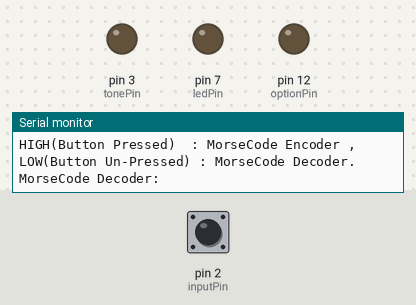
The sketch below on a simulated Arduino Uno, built with avr-gcc and run on an emulated ATmega328P. Parts: output pins drawn as LEDs (lit = HIGH), the last lines printed to the serial monitor. Dashed ring = blinking. Inputs (shaded band) come from the test bench; at power-on: pin 2 (inputPin) HIGH.

Above: at 1.2 s.
1.3 s: pin 2 (inputPin) pulled LOW for 0.15 s
At 1.37 s:
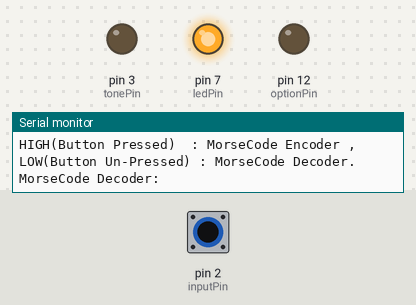
2.9 s: pin 2 (inputPin) pulled LOW for 1 s
At 5.3 s:
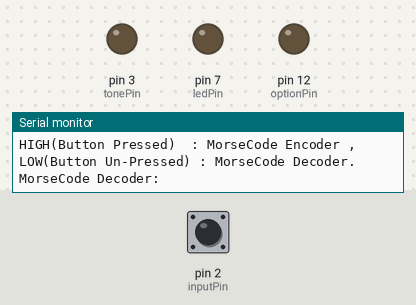
5.8 s: pin 2 (inputPin) pulled LOW for 3.2 s
At 6.7 s:
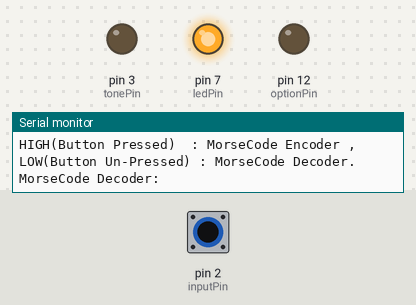
10.5 s: pin 2 (inputPin) pulsed LOW 2 times (0.12 s each, 0.3 s apart)
At 10.56 s:
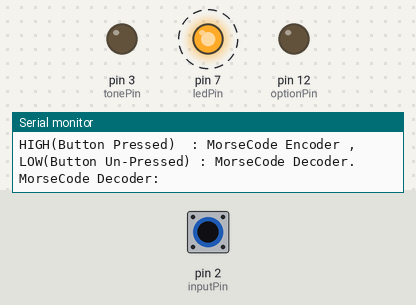
12.9 s: pin 2 (inputPin) pulsed LOW 5 times (0.12 s each, 0.3 s apart)
At 15.0 s:
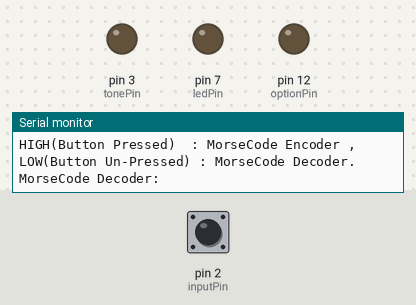
Timing chart, 0 to 16.5 s (numbered marks = the images above; inputs shaded):
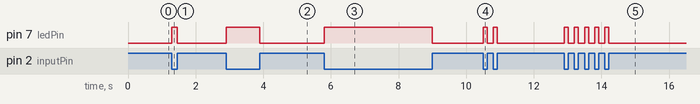

Measured:
- after the input at 1.3 s, pin 7 (ledPin): LOW → HIGH at once, → LOW 0.15 s later
- after the input at 2.9 s, pin 7 (ledPin): LOW → HIGH at once, → LOW 1.0 s later
- after the input at 5.8 s, pin 7 (ledPin): LOW → HIGH at once, → LOW 3.2 s later
- after the input at 10.5 s, pin 7 (ledPin): alternates HIGH for 0.12 s and LOW for 0.18 s, 4 changes in all, then stays LOW, starting at once
- after the input at 12.9 s, pin 7 (ledPin): alternates HIGH for 0.12 s and LOW for 0.18 s, 10 changes in all, then stays LOW, starting at once

The sketch:

KevinDecoderPlusEncoder.ino
```cpp
//Chose the option pin
#define optionPin  12

//Encoder
#define dotPeriod 200 /*dot is 1 unit*/
#define dashPeriod dotPeriod*3 /*dash is 3 unit*/
#define relaxTime dotPeriod*2
#define letterSpace dotPeriod*3 /*space between letters is 3 units*/
#define wordSpace dotPeriod*7 /*space between words is 7 units*/

#define buzz 1000
#define tonePin 3


void dit()
{
  tone(tonePin, buzz);
  /*tone(pin, frequency)
   * use output pin(DIGITAL) - 3 as the input to buzzer.
  */
  delay(dotPeriod);
  /*delay(ms)
   * ms: the number of milliseconds to pause (unsigned long)
   */
  noTone(tonePin);
  /*noTone(pin)
   *pin: the pin on which to stop generating the tone
   */
  delay(relaxTime);
    /*delay(ms)
   * ms: the number of milliseconds to pause (unsigned long)
   */
}

void dah()
{
  tone(tonePin, buzz);
  delay(dashPeriod);
  noTone(tonePin);
  delay(relaxTime);
}

void di()
{
  dit();
}

void playLetter(char x)
{
  switch (x) {

    case 'A':
      di(); dah(); return;
    case 'B':
      dah(); di(); di(); dit(); return;
    case 'C':
      dah(); di(); dah(); dit(); return;
    case 'D':
      dah(); di(); di(); return;
    case 'E':
      di(); return;
    case 'F':
      di(); di(); dah(); dit(); return;
    case 'G':
      dah(); dah(); dit(); return;
    case 'H':
      di(); di(); di(); dit(); return;
    case 'I':
      di(); dit(); return;
    case 'J':
      di(); dah(); dah(); dah(); return;
    case 'K':
      dah(); di(); dah(); return;
    case 'L':
      di(); dah(); di(); dit(); return;
    case 'M':
      dah(); dah();
    case 'N':
      dah(); dit(); return;
    case 'O':
      dah(); dah(); dah(); return;
    case 'P':
      di(); dah(); dah(); dit(); return;
    case 'Q':
      dah(); dah(); di(); dah(); return;
    case 'R':
      di(); dah(); dit(); return;
    case 'S':
      di(); di(); di(); return;
    case 'T':
      dah(); return;
    case 'U':
      di(); di(); dah(); return;
    case 'V':
      di(); di(); di(); dah(); return;
    case 'W':
      di(); dah(); dah(); return;
    case 'X':
      dah(); di(); di(); dah(); return;
    case 'Y':
      dah(); di(); dah(); dah(); return;
    case 'Z':
      dah(); dah(); di(); dit(); return;
    case ' ':
      delay(wordSpace);
    case '.':                                        //period
      di(); dah(); di(); dah(); di(); dah(); return;
    case '/':                                       //word separator
      dah(); di(); di(); dah(); di(); return;
    case '-':                                        //hiphen
      dah(); di(); di(); di(); di(); dah(); return;
    case '?':                                       //question mark
      di(); dah(); di(); di(); dah(); di();  return;
    case ',':                                     //comma
      dah(); dah(); di(); di(); dah(); dah(); return;
    case '1':
      di(); dah(); dah(); dah(); dah(); return;
    case '2':
      di(); di(); dah(); dah(); dah(); return;
    case '3':
      di(); di(); di(); dah(); dah(); return;
    case '4':
      di(); di(); di(); di(); dah(); return;
    case '5':
      di(); di(); di(); di(); di(); return;
    case '6':
      dah(); di(); di(); di(); di(); return;
    case '7':
      dah(); dah(); di(); di(); di(); return;
    case '8':
      dah(); dah(); dah(); di(); di(); return;
    case '9':
      dah(); dah(); dah(); dah(); di(); return;
    case '0':
      dah(); dah(); dah(); dah(); dah(); return;
  }
}

int Index = 0, endofstring;//removed the i:not needed
char Input[255];

//Decoder
unsigned long signal_len, t1, t2;//t1 = time1, t2 = time2
int inputPin = 2;   //pin 2:input pin
int ledPin = 7;     //pin 7: output pin for LED

String code = "";

void setup()
{

    Serial.begin(9600);
    pinMode(optionPin,OUTPUT);//pin  12

    pinMode(tonePin, OUTPUT); /*Set pin 3 as the output pin.(For Encoder)*/

    pinMode(inputPin, INPUT_PULLUP);
    /*There are 20K pullup resistors built into the Atmega chip that can be accessed from software. These built-in pullup
     * resistors are accessed by setting the pinMode() as INPUT_PULLUP. This effectively inverts the behavior of the INPUT
     * mode, where HIGH means the sensor is off, and LOW means the sensor is on.
     * When connecting a sensor to a pin configured with INPUT_PULLUP, the other end should be connected to ground.
     */
    pinMode(ledPin, OUTPUT);
}

void loop()
{
  /*
   * If you do not set the pinMode() to OUTPUT, and connect an LED to a pin, when calling digitalWrite(HIGH), the LED
   * may appear dim. Without explicitly setting pinMode(), digitalWrite() will have enabled the internal pull-up
   * resistor, which acts like a large current-limiting resistor.
   */

   Serial.println("HIGH(Button Pressed)  : MorseCode Encoder , LOW(Button Un-Pressed) : MorseCode Decoder.");

   if(digitalRead(optionPin) == HIGH)//encoder
   {
          Serial.println("MorseCode Encoder:");

              while (!Serial.available()); //The control stays in this loop untill it receives an input.
              while (Serial.available())
              {
                Input[Index] = Serial.read(); //Serial.read() Reads incoming serial data.
                //Serial.println(Input[Index]);
                if (Input[Index] >= 97 && Input[Index] <= 122)
                {
                  Input[Index] = char(int(Input[Index]) - 32);
                  //If the user inputs small letters(e.g: 'a','b','c' etc.) If the small letter's ASCII value gets
                  //subtracted by 32 we get the ASCII value of the Capital Letter of that same Alphabet(e.g: 'a' ascii value = 97 subtract 32
                  //and we get 65 which is the ascii value of 'A'
                }
                Index++;
              }
              //Serial.println();
              endofstring = Index;
              for (Index = 0; Index < endofstring; Index++)
              {
                Serial.print(Input[Index]);//prints the input letter. we got from the user
                playLetter(Input[Index]);
                delay(letterSpace);
                Serial.println();  //Serial.println(val) :Prints data to the serial port as human-readable ASCII text
              }
              Index = 0;
   }
   if(digitalRead(optionPin) == LOW)//decoder
   {
      Serial.println("MorseCode Decoder:");
                NextDotDash:
                while (digitalRead(inputPin) == HIGH) {}//Reads the value from a specified digital pin, either HIGH or LOW.
                t1 = millis();//time at button press
                digitalWrite(ledPin, HIGH);//LED on while button pressed
                while (digitalRead(inputPin) == LOW) {}
                t2 = millis();//time at button release
                digitalWrite(ledPin, LOW);//LED off on button release
                signal_len = t2 - t1; //time for which button is pressed
                if (signal_len > 50) //to account for switch debouncing
                {
                    code = code + readio(); //function to read dot or dash
                }

                while ((millis() - t2) < 500)//if time between button press greater than 0.5sec, skip loop and go to next alphabet
                {
                    if (digitalRead(inputPin) == LOW)//input pin inactive
                    {
                        goto NextDotDash;
                    }
                }
                convertor();//function to decipher code into alphabet and number
   }

}

char readio()
{
    if (signal_len < 600 && signal_len > 50)
    {
        return '.';     //if button press less than 0.6sec, it is a dot
    }
    else if (signal_len > 600)
    {
        return '-';     //if button press more than 0.6sec, it is a dash
    }
}

void convertor()
{
    static String letters[] =
    {
        ".-", "-...", "-.-.", "-..", ".", "..-.", "--.",
        "....", "..", ".---", "-.-", ".-..", "--", "-.",
        "---", ".--.", "--.-",".-.", "...", "-", "..-",
        "...-", ".--", "-..-", "-.--", "--..", "E"
    };
    static String numbers[] =
    {
        "-----", ".----", "..---", "...--", "....-", ".....",
        "-....","--...", "---..", "----.", "E"
    };
    int i = 0;
    if (code == ".-.-.-")
    {
        Serial.print(".");//full stop
    }
    else if (code == "-..-.")
    {
        Serial.print("/");
    }
    else if (code == "-....-")
    {
        Serial.print("-");
    }
    else if (code == ".-..-.")
    {
        Serial.print("?");
    }
    else if (code == "--..--")
    {
        Serial.print(",");
    }
    else if (code == "-......")
    {
        Serial.print(" "); //for white space
    }
    else if (code == "......-")
    {
        Serial.println(" "); //for white space
    }
    else
    {
        while (letters[i] != "E")     //loop for comparing input code with letters array
        {
            if (letters[i] == code)
            {
                Serial.println(char('A' + i));
                break;
            }
            if (numbers[i] == code)
            {
                Serial.println(char('0' + i));
                break;
            }

            i++;
        }
        if (letters[i] == "E"||numbers[i] == "E")
        {
            Serial.println("<Wrong input>");
        }
    }
    code = "";
}
```
